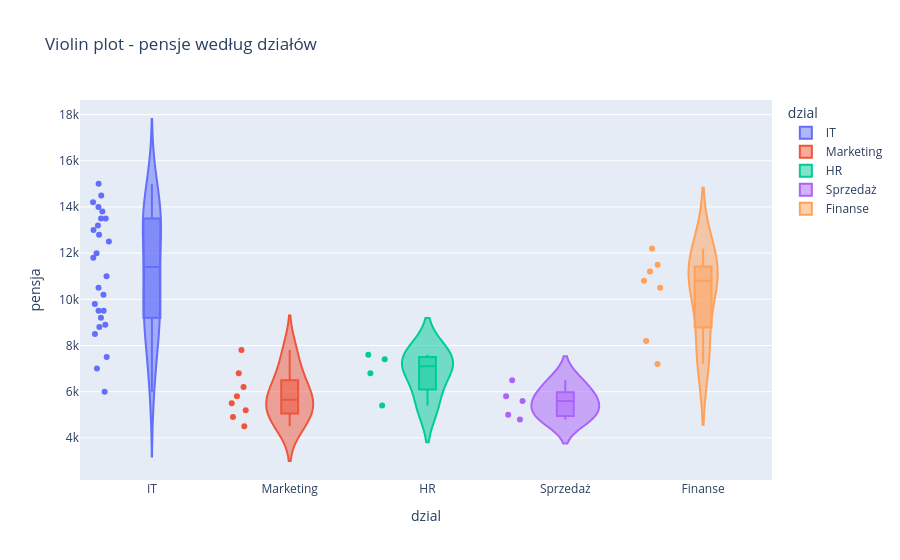

Notebook code for this chart:
### Markdown cell above
### 2.6 Violin plot

### Code cell
# Violin plot
fig = px.violin(df_prac,
                x='dzial',
                y='pensja',
                color='dzial',
                title='Violin plot - pensje według działów',
                box=True,              # Dodaj box plot wewnątrz
                points='all')          # Pokaż punkty

fig.show()

### Figure 1 — Plotly figure (JSON) as saved in the notebook; plotly's stock layout.template omitted (floating-point values rounded to 4 significant figures)
{"data": [{"alignmentgroup": "True", "box": {"visible": true}, "hovertemplate": "dzial=%{x}<br>pensja=%{y}<extra></extra>", "legendgroup": "IT", "marker": {"color": "#636efa"}, "name": "IT", "offsetgroup": "IT", "orientation": "v", "points": "all", "scalegroup": "True", "showlegend": true, "type": "violin", "x": ["IT", "IT", "IT", "IT", "IT", "IT", "IT", "IT", "IT", "IT", "IT", "IT", "IT", "IT", "IT", "IT", "IT", "IT", "IT", "IT", "IT", "IT", "IT", "IT", "IT", "IT"], "x0": " ", "xaxis": "x", "y": [7500, 12000, 9500, 11000, 14000, 13500, 10500, 8900, 7000, 12500, 10200, 9800, 13000, 14500, 8500, 11800, 13200, 6000, 9200, 12800, 15000, 13500, 8800, 14200, 9500, 13800], "y0": " ", "yaxis": "y"}, {"alignmentgroup": "True", "box": {"visible": true}, "hovertemplate": "dzial=%{x}<br>pensja=%{y}<extra></extra>", "legendgroup": "Marketing", "marker": {"color": "#EF553B"}, "name": "Marketing", "offsetgroup": "Marketing", "orientation": "v", "points": "all", "scalegroup": "True", "showlegend": true, "type": "violin", "x": ["Marketing", "Marketing", "Marketing", "Marketing", "Marketing", "Marketing", "Marketing", "Marketing"], "x0": " ", "xaxis": "x", "y": [5500, 6200, 5800, 7800, 4500, 5200, 6800, 4900], "y0": " ", "yaxis": "y"}, {"alignmentgroup": "True", "box": {"visible": true}, "hovertemplate": "dzial=%{x}<br>pensja=%{y}<extra></extra>", "legendgroup": "HR", "marker": {"color": "#00cc96"}, "name": "HR", "offsetgroup": "HR", "orientation": "v", "points": "all", "scalegroup": "True", "showlegend": true, "type": "violin", "x": ["HR", "HR", "HR", "HR"], "x0": " ", "xaxis": "x", "y": [6800, 5400, 7400, 7600], "y0": " ", "yaxis": "y"}, {"alignmentgroup": "True", "box": {"visible": true}, "hovertemplate": "dzial=%{x}<br>pensja=%{y}<extra></extra>", "legendgroup": "Sprzedaż", "marker": {"color": "#ab63fa"}, "name": "Sprzedaż", "offsetgroup": "Sprzedaż", "orientation": "v", "points": "all", "scalegroup": "True", "showlegend": true, "type": "violin", "x": ["Sprzedaż", "Sprzedaż", "Sprzedaż", "Sprzedaż", "Sprzedaż"], "x0": " ", "xaxis": "x", "y": [5000, 4800, 6500, 5600, 5800], "y0": " ", "yaxis": "y"}, {"alignmentgroup": "True", "box": {"visible": true}, "hovertemplate": "dzial=%{x}<br>pensja=%{y}<extra></extra>", "legendgroup": "Finanse", "marker": {"color": "#FFA15A"}, "name": "Finanse", "offsetgroup": "Finanse", "orientation": "v", "points": "all", "scalegroup": "True", "showlegend": true, "type": "violin", "x": ["Finanse", "Finanse", "Finanse", "Finanse", "Finanse", "Finanse", "Finanse"], "x0": " ", "xaxis": "x", "y": [7200, 11500, 8200, 10800, 12200, 11200, 10500], "y0": " ", "yaxis": "y"}], "layout": {"legend": {"title": {"text": "dzial"}, "tracegroupgap": 0}, "title": {"text": "Violin plot - pensje według działów"}, "violinmode": "overlay", "xaxis": {"anchor": "y", "categoryarray": ["IT", "Marketing", "HR", "Sprzedaż", "Finanse"], "categoryorder": "array", "domain": [0, 1], "title": {"text": "dzial"}}, "yaxis": {"anchor": "x", "domain": [0, 1], "title": {"text": "pensja"}}}}
